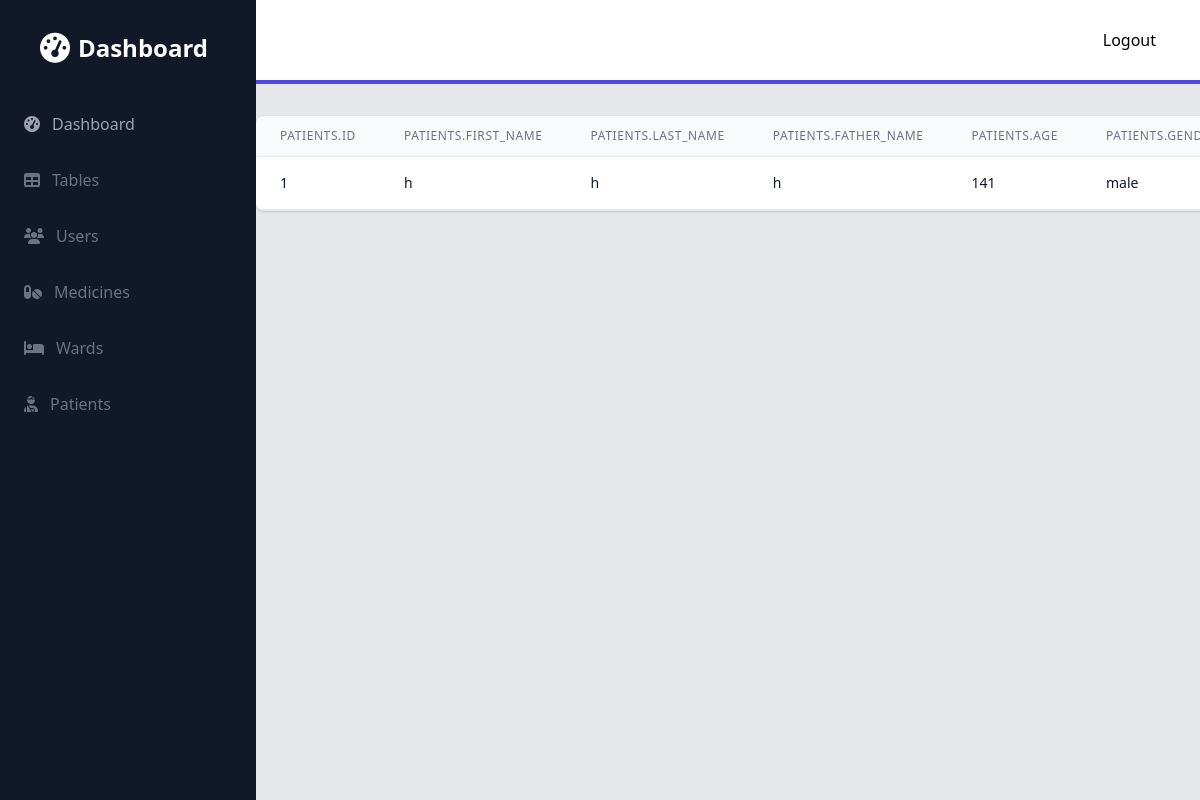
/admin/ward_patients/1 (signed in), run on the app's committed database.
### models.py (models this page shows)
class Patients(db.Model):
    id = db.Column(db.Integer, primary_key=True)
    first_name = db.Column(db.String(150), nullable=False)
    last_name = db.Column(db.String(150), nullable=False)
    father_name = db.Column(db.String(150), nullable=True)
    age = db.Column(db.Integer, nullable=False)
    gender = db.Column(db.String(150), nullable=True)
    mrn = db.Column(db.String(150), nullable=False)
    date_created = db.Column(db.DateTime(timezone=True), default=func.now())
    phone = db.Column(db.String(150), nullable=True)
    cnic = db.Column(db.String(150), nullable=True)
    ward_id = db.Column(db.Integer, ForeignKey('wards.id'), nullable=False)
    patient_medicines = db.relationship('PatientMedicines', backref='patient', lazy=True)

### admin.py (the view)
@admin.route('/ward_patients/<int:id>')
@login_required
def ward_patients(id):
    ward = Wards.query.get(id)
    patients = ward.patients
    columns = Patients.__table__.columns
    values = []
    for patient in patients:
        values.append([getattr(patient, column.name) for column in columns])
    print(values)
    return render_template('admin/wards/ward_patients.html', patients=patients, ward=ward, columns=columns, values=values)

### app.py (called while the page is built)
def create_app():
    app = Flask(__name__)
    app.config['SQLALCHEMY_DATABASE_URI'] = 'sqlite:///database.db'
    app.config['SECRET_KEY'] = 'secret'
    app.register_blueprint(views, url_prefix='/')
    app.register_blueprint(auth, url_prefix='/')
    app.register_blueprint(admin, url_prefix='/admin')
    login_manager = LoginManager()
    login_manager.login_view = 'auth.login'
    login_manager.init_app(app)
    @login_manager.user_loader
    def load_user(id):
        return Users.query.get(int(id))
    with app.app_context():
        db.init_app(app)
        db.create_all()
    return app

### templates/admin/wards/ward_patients.html
{% extends 'admin/base.html' %}
{% block content %}
<div class="flex flex-col mt-8">
    <div class="py-2 -my-2 overflow-x-auto sm:-mx-6 sm:px-6 lg:-mx-8 lg:px-8">
        <div class="inline-block min-w-full overflow-hidden align-middle border-b border-gray-200 shadow sm:rounded-lg">
            <table class="min-w-full">
                <thead>
                    <tr>
                      {% for column in columns %}
<th class="px-6 py-3 text-xs font-medium leading-4 tracking-wider text-left text-gray-500 uppercase border-b border-gray-200 bg-gray-50">{{ column }}</th>
                      {% endfor %}
                    </tr>
                </thead>
                <tbody class="bg-white">
                  {% for i in range(values|length) %}
                    <tr>
                      {% for j in range(values[i]|length) %}
<td class="px-6 py-4 text-sm font-medium leading-5 text-gray-900 whitespace-no-wrap border-b border-gray-200">{{ values[i][j] }}</td>
                      {% endfor %}
                    </tr>
                    {% endfor %}
                </tbody>
            </table>
        </div>
    </div>
</div>
{% endblock %}

### data on the page
Patients: id "1" "h" "h" "h" "141" "male"

### other printed values
{{ column }} "PATIENTS.ID" "PATIENTS.FIRST_NAME" "PATIENTS.LAST_NAME" "PATIENTS.FATHER_NAME" "PATIENTS.AGE"
